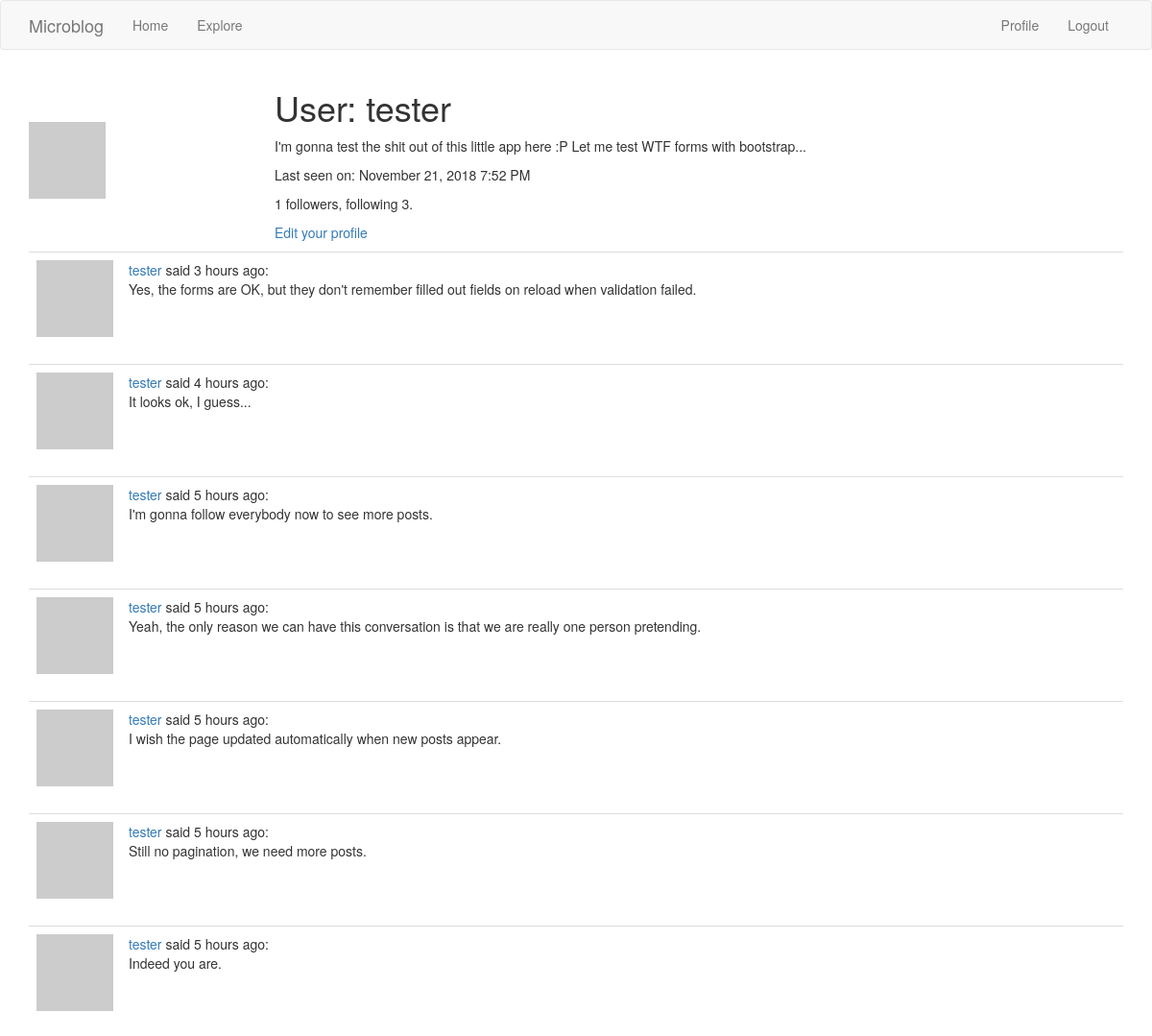
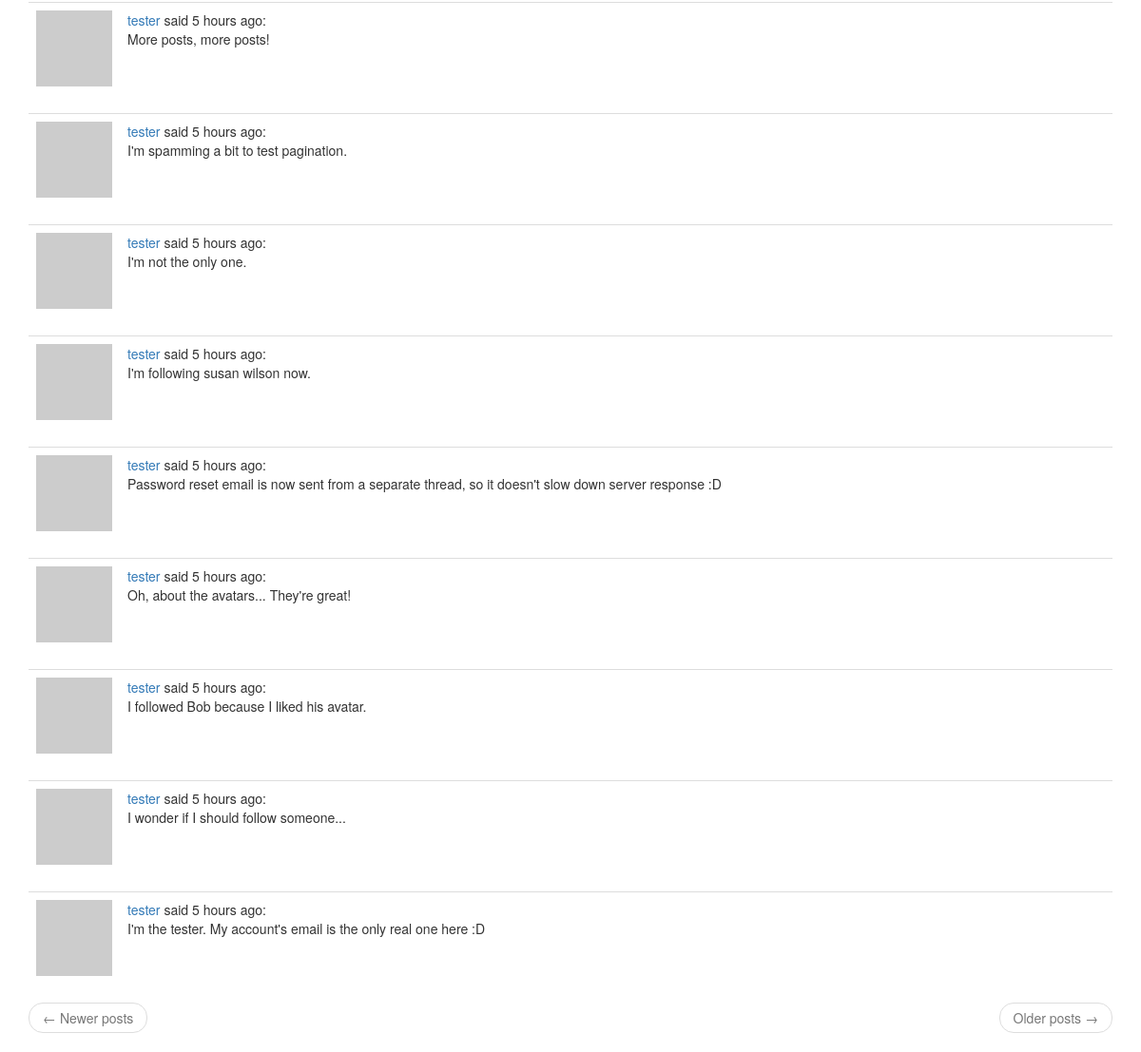
Page /user/tester (signed in) on the committed database (2 pictures, top to bottom).
### app/models.py (models this page shows, shortened)
class User(UserMixin, db.Model):
    id = db.Column(db.Integer, primary_key=True)
    username = db.Column(db.String(64), index=True, unique=True)
    email = db.Column(db.String(120), index=True, unique=True)
    password_hash = db.Column(db.String(128))
    about_me = db.Column(db.String(140))
    last_seen = db.Column(db.DateTime, default=datetime.utcnow)
    posts = db.relationship('Post', backref='author', lazy='dynamic')
    followed = db.relationship(
        'User', secondary=followers,
        primaryjoin=(followers.c.follower_id == id),
        secondaryjoin=(followers.c.followed_id == id),
        backref=db.backref('followers', lazy='dynamic'), lazy='dynamic')
    def avatar(self, size):
        digest = md5(self.email.lower().encode('utf-8')).hexdigest()
        return 'https://www.gravatar.com/avatar/{}?d=retro&s={}'.format(
            digest, size)

class Post(db.Model):
    id = db.Column(db.Integer, primary_key=True)
    body = db.Column(db.String(140))
    timestamp = db.Column(db.DateTime, index=True, default=datetime.utcnow)
    user_id = db.Column(db.Integer, db.ForeignKey('user.id'))

### app/routes.py (the view)
@app.route('/user/<username>')
@login_required
def user(username):
    user = User.query.filter_by(username=username).first_or_404()
    page = request.args.get('page', 1, type=int)
    posts = user.posts.order_by(Post.timestamp.desc()).paginate(
        page, app.config['POSTS_PER_PAGE'], False)
    next_url = url_for('user', username=user.username, page=posts.next_num) \
        if posts.has_next else None
    prev_url = url_for('user', username=user.username, page=posts.prev_num) \
        if posts.has_prev else None
    return render_template('user.html', user=user, posts=posts.items,
                           prev_url=prev_url, next_url=next_url)

### app/models.py (called while the page is built)
@login.user_loader
def load_user(id):
    return User.query.get(int(id))

### app/routes.py (called while the page is built)
@app.before_request
def before_request():
    if current_user.is_authenticated:
        current_user.last_seen = datetime.utcnow()
        db.session.commit()
    g.locale = str(get_locale())

### app/templates/user.html
{% extends "base.html" %}
{% block app_content %}
  <table class="tabe table-hover">
    <tr>
      <td width="256px"><img src="{{ user.avatar(256) }}"></td>
      <td>
        <h1>{{ _('User:') }} {{ user.username }}</h1>
        {% if user.about_me %}
          <p>{{ user.about_me }}</p>
        {% endif %}
        {% if user.last_seen %}
          <p>{{ _('Last seen on:') }} {{ moment(user.last_seen).format('LLL') }}</p>
        {% endif %}
        <p>{{ user.followers.count() }} {{ _('followers, following') }} {{ user.followed.count() }}.</p>
        {% if user == current_user %}
          <p><a href="{{ url_for('edit_profile') }}">{{ _('Edit your profile') }}</a></p>
        {% elif not current_user.is_following(user) %}
          <p><a href="{{ url_for('follow', username=user.username) }}">{{ _('Follow') }}</a></p>
        {% else %}
          <p><a href="{{ url_for('unfollow', username=user.username) }}">{{ _('Unfollow') }}</a></p>
        {% endif %}
      </td>
    </tr>
  </table>
  {% for post in posts %}
    {% include '_post.html' %}
  {% endfor %}
  {% include '_page_nav.html' %}
{% endblock %}

### app/templates/_post.html
<table class="table table-hover">
  <tr>
    <td width="40px"><img src="{{ post.author.avatar(40) }}"></td>
    <td>
      <a href="{{ url_for('user', username=post.author.username) }}">
        {{ post.author.username }}
      </a>
      {{ _('said') }} {{ moment(post.timestamp).fromNow() }}:
      <br>
      {{ post.body }}
    </td>
  </tr>
</table>

### rows in the picture
User: username "tester", about_me "I'm gonna test the shit out of this little app here :P Let me test WTF forms with bootstrap...", last_seen "November 21, 2018 7:52 PM"
Post: author.username "tester", timestamp "3 hours ago", body "Yes, the forms are OK, but they don't remember filled out fields on reload when validation failed."
Post: author.username "tester", timestamp "4 hours ago", body "It looks ok, I guess..."
Post: author.username "tester", timestamp "5 hours ago", body "I'm gonna follow everybody now to see more posts."
Post: author.username "tester", timestamp "5 hours ago", body "Yeah, the only reason we can have this conversation is that we are really one person pretending."
Post: author.username "tester", timestamp "5 hours ago", body "I wish the page updated automatically when new posts appear."
Post: author.username "tester", timestamp "5 hours ago", body "Still no pagination, we need more posts."
Post: author.username "tester", timestamp "5 hours ago", body "Indeed you are."
Post: author.username "tester", timestamp "5 hours ago", body "More posts, more posts!"
Post: author.username "tester", timestamp "5 hours ago", body "I'm spamming a bit to test pagination."
Post: author.username "tester", timestamp "5 hours ago", body "I'm not the only one."
Post: author.username "tester", timestamp "5 hours ago", body "I'm following susan wilson now."
Post: author.username "tester", timestamp "5 hours ago", body "Password reset email is now sent from a separate thread, so it doesn't slow down server response :D"
Post: author.username "tester", timestamp "5 hours ago", body "Oh, about the avatars... They're great!"
Post: author.username "tester", timestamp "5 hours ago", body "I followed Bob because I liked his avatar."
Post: author.username "tester", timestamp "5 hours ago", body "I wonder if I should follow someone..."
Post: author.username "tester", timestamp "5 hours ago", body "I'm the tester. My account's email is the only real one here :D"

### other values in the picture
{{ user.followers.count() }} "1"
{{ user.followed.count() }} "3"
